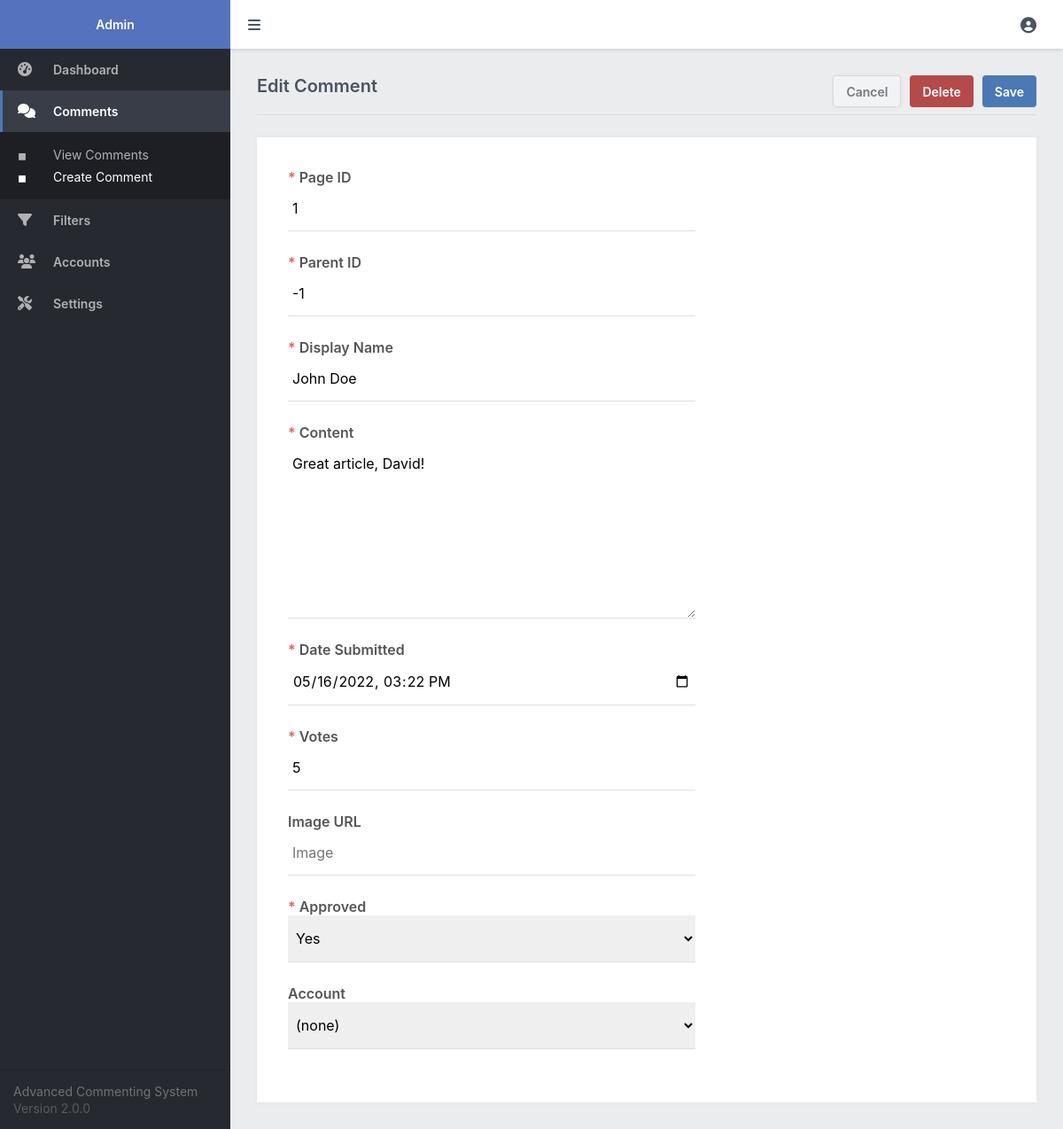
Screenshot of /phpcomments/admin/comment.php?id=1 (signed in) with the database file from the repository.
### tables this page shows
CREATE TABLE IF NOT EXISTS `comments` (
  `id` int(11) NOT NULL AUTO_INCREMENT,
  `page_id` int(11) NOT NULL,
  `parent_id` int(11) NOT NULL DEFAULT -1,
  `display_name` varchar(255) NOT NULL,
  `content` text NOT NULL,
  `submit_date` datetime NOT NULL DEFAULT current_timestamp(),
  `votes` int(11) NOT NULL DEFAULT 0,
  `img` varchar(255) NOT NULL DEFAULT '',
  `approved` tinyint(1) NOT NULL DEFAULT 0,
  `acc_id` int(11) NOT NULL DEFAULT -1,
  PRIMARY KEY (`id`)
);

### phpcomments/admin/comment.php (the view, shortened to what this page needs)
<?php
include 'main.php';
$comment = [
    'page_id' => '',
    'parent_id' => -1,
    'display_name' => '',
    'content' => '',
    'submit_date' => date('Y-m-d H:i:s'),
    'votes' => '',
    'img' => '',
    'approved' => 1,
    'acc_id' => -1
];
if (isset($_GET['id'])) {
    $stmt = $pdo->prepare('SELECT * FROM comments WHERE id = ?');
    $stmt->execute([ $_GET['id'] ]);
    $comment = $stmt->fetch(PDO::FETCH_ASSOC);
    $page = 'Edit';
}
?>
<?=template_admin_header($page . ' Comment', 'comments', 'manage')?>
<form action="" method="post">
    <div class="content-title responsive-flex-wrap responsive-pad-bot-3">
        <h2 class="responsive-width-100"><?=$page?> Comment</h2>
        <a href="comments.php" class="btn alt mar-right-2">Cancel</a>
        <?php if ($page == 'Edit'): ?>
        <input type="submit" name="delete" value="Delete" class="btn red mar-right-2" onclick="return confirm('Are you sure you want to delete this comment?')">
        <?php endif; ?>
        <input type="submit" name="submit" value="Save" class="btn">
    </div>
    <div class="content-block">
        <div class="form responsive-width-100">
            <label for="page_id"><i class="required">*</i> Page ID</label>
            <input id="page_id" type="text" name="page_id" placeholder="Page ID" value="<?=htmlspecialchars($comment['page_id'], ENT_QUOTES)?>" required>
            <label for="parent_id"><i class="required">*</i> Parent ID</label>
            <input id="parent_id" type="number" name="parent_id" placeholder="Parent ID" value="<?=htmlspecialchars($comment['parent_id'], ENT_QUOTES)?>" required>
            <label for="display_name"><i class="required">*</i> Display Name</label>
            <input id="display_name" type="text" name="display_name" placeholder="Display Name" value="<?=htmlspecialchars($comment['display_name'], ENT_QUOTES)?>" required>
            <label for="content"><i class="required">*</i> Content</label>
            <textarea id="content" name="content" placeholder="Write your comment..." required><?=htmlspecialchars($comment['content'], ENT_QUOTES)?></textarea>
            <label for="submit_date"><i class="required">*</i> Date Submitted</label>
            <input id="submit_date" type="datetime-local" name="submit_date" placeholder="Date" value="<?=date('Y-m-d\TH:i', strtotime($comment['submit_date']))?>" required>
            <label for="votes"><i class="required">*</i> Votes</label>
            <input id="votes" type="number" name="votes" placeholder="Votes" value="<?=$comment['votes']?>" required>
            <label for="img">Image URL</label>
            <input id="img" type="text" name="img" placeholder="Image" value="<?=htmlspecialchars($comment['img'], ENT_QUOTES)?>">
            <label for="approved"><i class="required">*</i> Approved</label>
            <select id="approved" name="approved" required>
                <option value="1"<?=$comment['approved']==1?' selected':''?>>Yes</option>
            </select>
            <label for="acc_id">Account</label>
            <select id="acc_id" name="acc_id" required>
                <option value="-1">(none)</option>
            </select>
        </div>
    </div>
</form>
<?=template_admin_footer()?>

### phpcomments/admin/admin.css (style rules this page uses)
* { box-sizing: border-box; font-family: -apple-system, BlinkMacSystemFont, "segoe ui", roboto, oxygen, ubuntu, cantarell, "fira sans", "droid sans", "helvetica neue", Arial, sans-serif; font-size: 16px; }
html { height: 100%; }
body { position: relative; min-height: 100%; color: #555555; background-color: #ebeced; margin: 0; }
h1, h2, h3, h4, h5 { color: #4a5361; margin: 0; padding: 0; }
main h2 { font-size: 20px; padding-bottom: 20px; font-weight: 600; }
main .content-title { border-bottom: 1px solid #dbdddf; display: flex; }
main .content-title h2 { flex: 1; }
main .content-title .btn { height: 36px; }
main .content-block { background-color: #fff; margin-top: 25px; padding: 15px; box-shadow: 0px 0px 5px 1px rgba(0, 0, 0, 0.03); overflow: hidden; }
main .form { display: flex; flex-flow: column; width: 500px; padding: 20px; }
main .form input[type="text"], main .form input[type="password"], main .form input[type="datetime-local"], main .form input[type="email"], main .form input[type="number"], main .form textarea, main .form select { width: 100%; padding: 15px 5px; margin-bottom: 25px; border: 0; border-bottom: 1px solid #dedfe1; }
main .form textarea { height: 200px; }
main .form label { display: block; font-weight: 600; }
main .form label .required { font-style: normal; color: #e26060; }
.btn { display: inline-flex; align-items: center; justify-content: center; text-decoration: none; appearance: none; cursor: pointer; border: 0; background: #4a79b4; color: #FFFFFF; padding: 0 14px; font-size: 14px; font-weight: 600; border-radius: 4px; height: 38px; }
.btn.red { background: #b44a4a; }
.btn.alt { color: #75797e; border: 1px solid #d4dbde; box-shadow: 0px 0px 3px 1px rgba(0, 0, 0, 0.03); background: #f1f3f4; }
.mar-right-2 { margin-right: 10px; }

### rows the page displays
comments: page_id "1", parent_id "-1", display_name "John Doe", content "Great article, David!", submit_date "05/16/2022 15:22", votes "5", approved "Yes"

### other values shown
$page "Edit"
